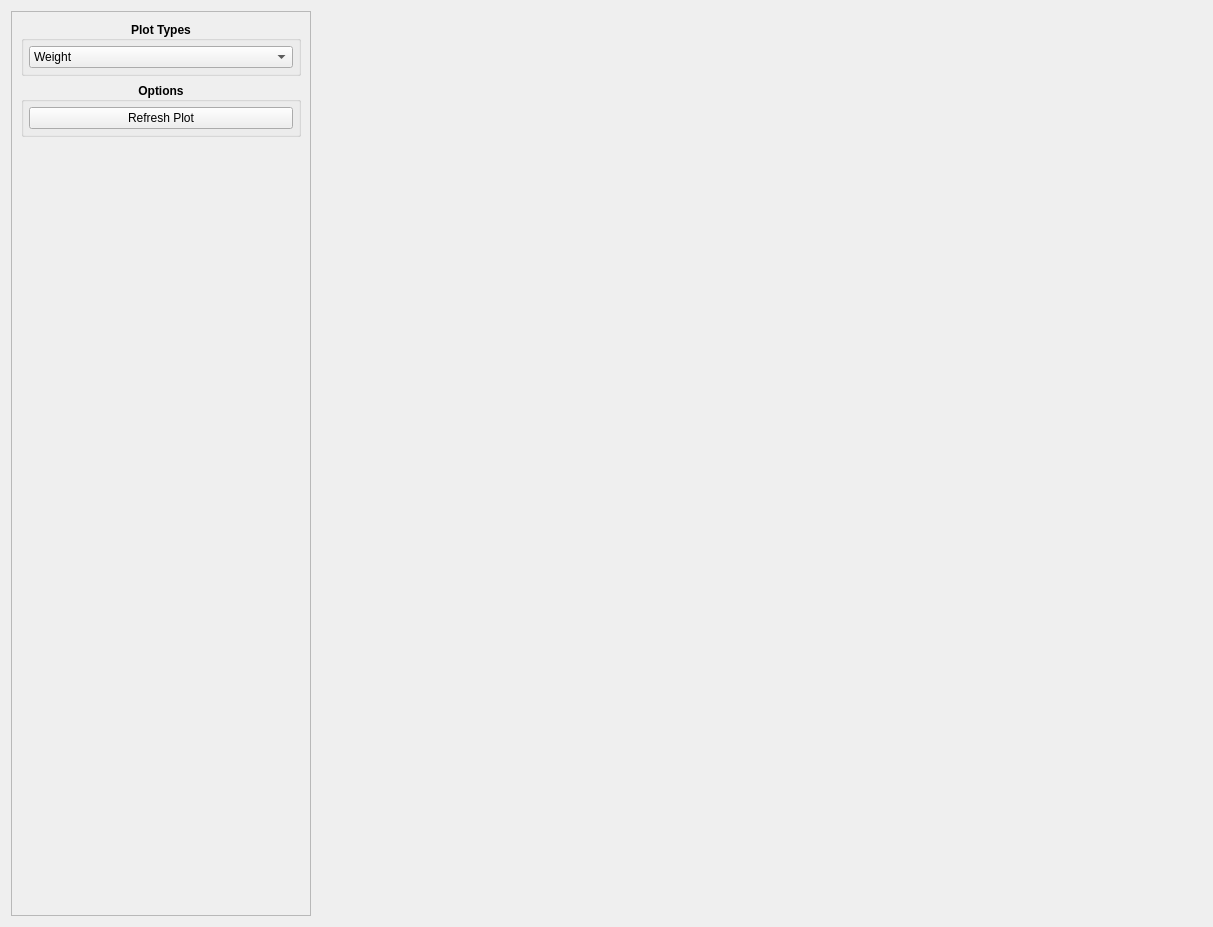
<?xml version="1.0" encoding="UTF-8"?>
<ui version="4.0">
 <class>lmfitplottab</class>
 <widget class="QWidget" name="lmfitplottab">
  <property name="geometry">
   <rect>
    <x>0</x>
    <y>0</y>
    <width>1213</width>
    <height>927</height>
   </rect>
  </property>
  <property name="windowTitle">
   <string>Form</string>
  </property>
  <layout class="QHBoxLayout" name="horizontalLayout">
   <item>
    <widget class="QScrollArea" name="scroll_area">
     <property name="sizePolicy">
      <sizepolicy hsizetype="Fixed" vsizetype="Expanding">
       <horstretch>0</horstretch>
       <verstretch>0</verstretch>
      </sizepolicy>
     </property>
     <property name="minimumSize">
      <size>
       <width>300</width>
       <height>0</height>
      </size>
     </property>
     <property name="widgetResizable">
      <bool>true</bool>
     </property>
     <widget class="QWidget" name="scrollAreaWidgetContents">
      <property name="geometry">
       <rect>
        <x>0</x>
        <y>0</y>
        <width>298</width>
        <height>903</height>
       </rect>
      </property>
      <layout class="QVBoxLayout" name="verticalLayout">
       <item>
        <widget class="QGroupBox" name="parameter_groupbox">
         <property name="font">
          <font>
           <weight>75</weight>
           <bold>true</bold>
          </font>
         </property>
         <property name="title">
          <string>Plot Types</string>
         </property>
         <property name="alignment">
          <set>Qt::AlignCenter</set>
         </property>
         <layout class="QVBoxLayout" name="verticalLayout_4">
          <property name="leftMargin">
           <number>5</number>
          </property>
          <property name="topMargin">
           <number>5</number>
          </property>
          <property name="rightMargin">
           <number>5</number>
          </property>
          <property name="bottomMargin">
           <number>5</number>
          </property>
          <item>
           <widget class="QComboBox" name="parameter_combobox">
            <property name="font">
             <font>
              <weight>50</weight>
              <bold>false</bold>
             </font>
            </property>
            <property name="insertPolicy">
             <enum>QComboBox::InsertAtBottom</enum>
            </property>
            <item>
             <property name="text">
              <string>Weight</string>
             </property>
            </item>
            <item>
             <property name="text">
              <string>Phi</string>
             </property>
            </item>
            <item>
             <property name="text">
              <string>Theta</string>
             </property>
            </item>
            <item>
             <property name="text">
              <string>Psi</string>
             </property>
            </item>
            <item>
             <property name="text">
              <string>Residual</string>
             </property>
            </item>
           </widget>
          </item>
         </layout>
        </widget>
       </item>
       <item>
        <widget class="QGroupBox" name="options_groupbox">
         <property name="sizePolicy">
          <sizepolicy hsizetype="Preferred" vsizetype="Maximum">
           <horstretch>0</horstretch>
           <verstretch>0</verstretch>
          </sizepolicy>
         </property>
         <property name="font">
          <font>
           <weight>75</weight>
           <bold>true</bold>
          </font>
         </property>
         <property name="title">
          <string>Options</string>
         </property>
         <property name="alignment">
          <set>Qt::AlignCenter</set>
         </property>
         <layout class="QVBoxLayout" name="verticalLayout_2">
          <property name="leftMargin">
           <number>5</number>
          </property>
          <property name="topMargin">
           <number>5</number>
          </property>
          <property name="rightMargin">
           <number>5</number>
          </property>
          <property name="bottomMargin">
           <number>5</number>
          </property>
          <item>
           <widget class="QPushButton" name="refresh_button">
            <property name="font">
             <font>
              <weight>50</weight>
              <bold>false</bold>
             </font>
            </property>
            <property name="text">
             <string>Refresh Plot</string>
            </property>
           </widget>
          </item>
         </layout>
        </widget>
       </item>
       <item>
        <spacer name="spacer">
         <property name="orientation">
          <enum>Qt::Vertical</enum>
         </property>
         <property name="sizeHint" stdset="0">
          <size>
           <width>20</width>
           <height>40</height>
          </size>
         </property>
        </spacer>
       </item>
      </layout>
     </widget>
    </widget>
   </item>
   <item>
    <widget class="LMFitPlot" name="plot_item" native="true"/>
   </item>
  </layout>
 </widget>
 <customwidgets>
  <customwidget>
   <class>LMFitPlot</class>
   <extends>QWidget</extends>
   <header>kmap/controller/lmfitplot</header>
   <container>1</container>
  </customwidget>
 </customwidgets>
 <resources/>
 <connections/>
</ui>
